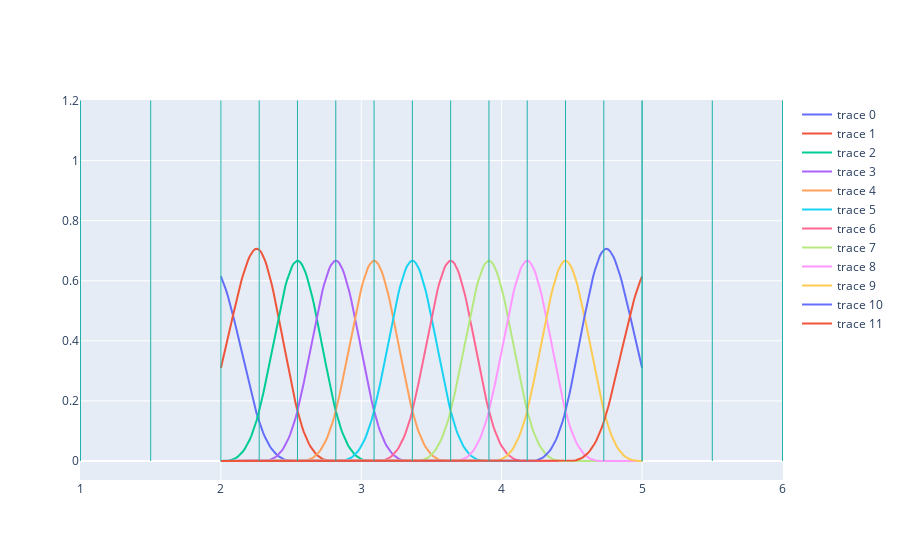

Source (notebook cell):
### Code cell
x = np.linspace(2,5,250)
k = 12
xmin, xmax = np.min(x), np.max(x)
xk = np.quantile(a=x, q=np.linspace(0,1,k))
xk = np.insert(xk, 0, np.linspace(xmin-1, xmin, m+1)[:-1])
xk = np.insert(xk, -1, np.linspace(xmax, xmax+1, m+1))
X = np.zeros(shape=(len(x), k))

fig = go.Figure()

for i in range(k):
    b = bSpline(x, xk, i, m)
    X[:,i] = b
    fig.add_trace(go.Scatter(x=x, y=b))

for i in range(len(xk)):
    addVertLinePlotly(fig=fig, x0=xk[i])

fig.show()

### Figure 1 — Plotly figure (JSON) as saved in the notebook; plotly's stock layout.template omitted (floating-point values rounded to 4 significant figures; data arrays with more than 128 entries replaced by an {"elided": "..."} marker saying what was removed)
{"data": [{"type": "scatter", "x": {"elided": "250 float values"}, "y": {"elided": "250 float values"}}, {"type": "scatter", "x": {"elided": "250 float values"}, "y": {"elided": "250 float values"}}, {"type": "scatter", "x": {"elided": "250 float values"}, "y": {"elided": "250 float values"}}, {"type": "scatter", "x": {"elided": "250 float values"}, "y": {"elided": "250 float values"}}, {"type": "scatter", "x": {"elided": "250 float values"}, "y": {"elided": "250 float values"}}, {"type": "scatter", "x": {"elided": "250 float values"}, "y": {"elided": "250 float values"}}, {"type": "scatter", "x": {"elided": "250 float values"}, "y": {"elided": "250 float values"}}, {"type": "scatter", "x": {"elided": "250 float values"}, "y": {"elided": "250 float values"}}, {"type": "scatter", "x": {"elided": "250 float values"}, "y": {"elided": "250 float values"}}, {"type": "scatter", "x": {"elided": "250 float values"}, "y": {"elided": "250 float values"}}, {"type": "scatter", "x": {"elided": "250 float values"}, "y": {"elided": "250 float values"}}, {"type": "scatter", "x": {"elided": "250 float values"}, "y": {"elided": "250 float values"}}], "layout": {"shapes": [{"line": {"color": "LightSeaGreen", "width": 1}, "type": "line", "x0": 1, "x1": 1, "y0": 0, "y1": 1.2}, {"line": {"color": "LightSeaGreen", "width": 1}, "type": "line", "x0": 1.5, "x1": 1.5, "y0": 0, "y1": 1.2}, {"line": {"color": "LightSeaGreen", "width": 1}, "type": "line", "x0": 2, "x1": 2, "y0": 0, "y1": 1.2}, {"line": {"color": "LightSeaGreen", "width": 1}, "type": "line", "x0": 2.273, "x1": 2.273, "y0": 0, "y1": 1.2}, {"line": {"color": "LightSeaGreen", "width": 1}, "type": "line", "x0": 2.545, "x1": 2.545, "y0": 0, "y1": 1.2}, {"line": {"color": "LightSeaGreen", "width": 1}, "type": "line", "x0": 2.818, "x1": 2.818, "y0": 0, "y1": 1.2}, {"line": {"color": "LightSeaGreen", "width": 1}, "type": "line", "x0": 3.091, "x1": 3.091, "y0": 0, "y1": 1.2}, {"line": {"color": "LightSeaGreen", "width": 1}, "type": "line", "x0": 3.364, "x1": 3.364, "y0": 0, "y1": 1.2}, {"line": {"color": "LightSeaGreen", "width": 1}, "type": "line", "x0": 3.636, "x1": 3.636, "y0": 0, "y1": 1.2}, {"line": {"color": "LightSeaGreen", "width": 1}, "type": "line", "x0": 3.909, "x1": 3.909, "y0": 0, "y1": 1.2}, {"line": {"color": "LightSeaGreen", "width": 1}, "type": "line", "x0": 4.182, "x1": 4.182, "y0": 0, "y1": 1.2}, {"line": {"color": "LightSeaGreen", "width": 1}, "type": "line", "x0": 4.455, "x1": 4.455, "y0": 0, "y1": 1.2}, {"line": {"color": "LightSeaGreen", "width": 1}, "type": "line", "x0": 4.727, "x1": 4.727, "y0": 0, "y1": 1.2}, {"line": {"color": "LightSeaGreen", "width": 1}, "type": "line", "x0": 5, "x1": 5, "y0": 0, "y1": 1.2}, {"line": {"color": "LightSeaGreen", "width": 1}, "type": "line", "x0": 5.5, "x1": 5.5, "y0": 0, "y1": 1.2}, {"line": {"color": "LightSeaGreen", "width": 1}, "type": "line", "x0": 6, "x1": 6, "y0": 0, "y1": 1.2}, {"line": {"color": "LightSeaGreen", "width": 1}, "type": "line", "x0": 5, "x1": 5, "y0": 0, "y1": 1.2}]}}
